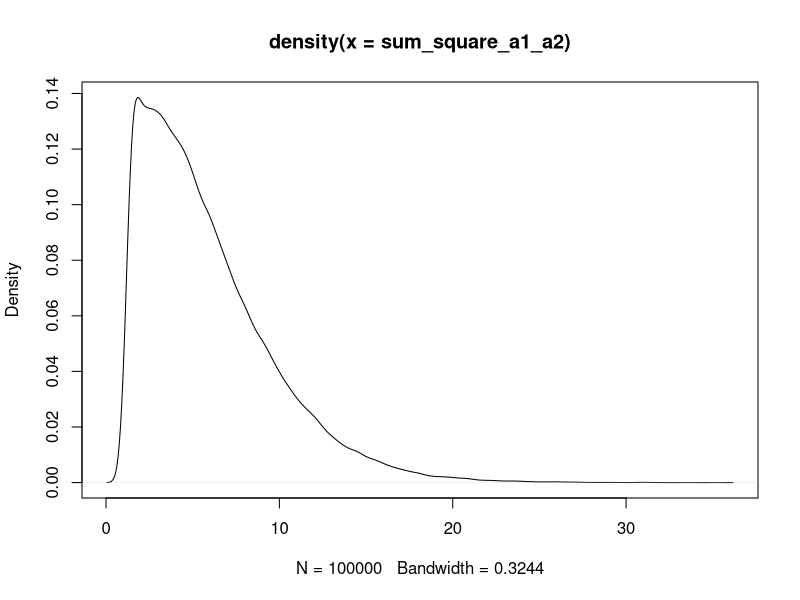
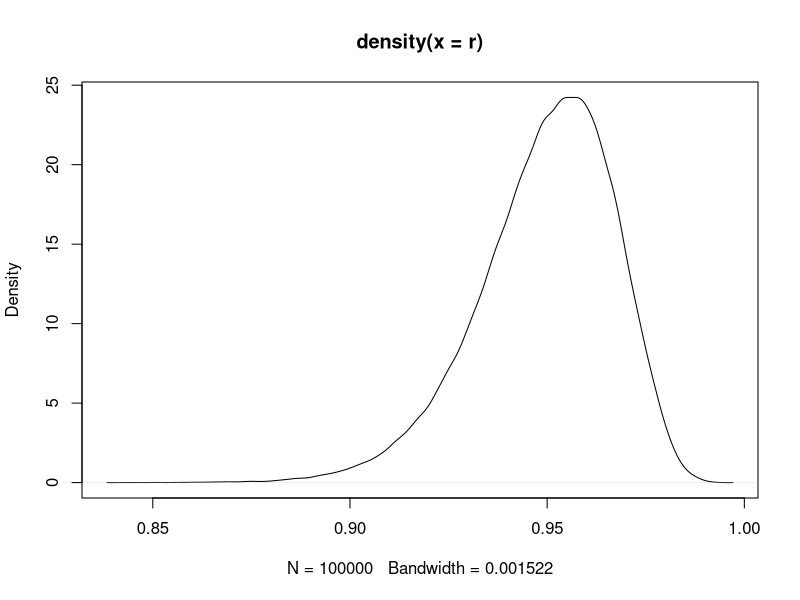

R code for these plots, in order:
# Number of trials
N = 10^5

vector_of_one = c(1,1,1,1,1,1,1,1,1,1,1,1,1,1,1,1,1,1,1,1)
x <- 1:20

sum_square_a1_a2 = vector("double", N)
r = vector("double", N)

S <- function(v1, v2) {
  # Check if vectors are of the same length
  if (length(v1) != length(v2)) {
    stop("Vectors must be of the same length.")
  }
  
  # Center the vectors by subtracting their means
  v1_centered <- v1 - mean(v1)
  v2_centered <- v2 - mean(v2)
  
  # Compute the dot product
  dot_product <- sum(v1_centered * v2_centered)
  
  return(dot_product)
}

for (i in seq(1:N)) {
  Y = vector("double", 20)
  
  for (j in seq(1:20)) {
    Y[j] = 2 + 1 * j + rnorm(1, 0, 2)
  }
  
  
  A = cbind(vector_of_one, x)
  alphas = solve(t(A) %*% A) %*% t(A) %*% Y
  sum_square_a1_a2[i] = sum(alphas^2)
  r[i] = S(x,Y) / sqrt(S(x,x) * S(Y,Y))
}

# 1. Plot the sum squares of a1_hat and a2_hat. Approximate its mean and
# variance

# Approximate the mean and variance of sum squares of a1_hat and a2_hat
mean(sum_square_a1_a2)
var(sum_square_a1_a2)

# Plot its pdf
pdf_sum = density(sum_square_a1_a2)
plot(pdf_sum)

# 2. Plot the r. Approximate its mean and variance. Approximate P(0.9 < r 
# < 0.95)

# Approximate mean and variance of r
mean(r)
var(r)

# Plot its pdf
pdf_r = density(r)
plot(pdf_r)

count_table_r = table(r)
frequency_table_r <- as.data.frame(count_table_r)
colnames(frequency_table_r) <- c("Element", "Probability")
frequency_table_r$Probability <- frequency_table_r$Probability / N

# Approximate P(0.9 < r < 0.95)

frequency_table_r$Element <- as.numeric(as.character(frequency_table_r$Element))
result <- sum(subset(frequency_table_r, Element > 0.9 & Element < 0.95)$Probability)

